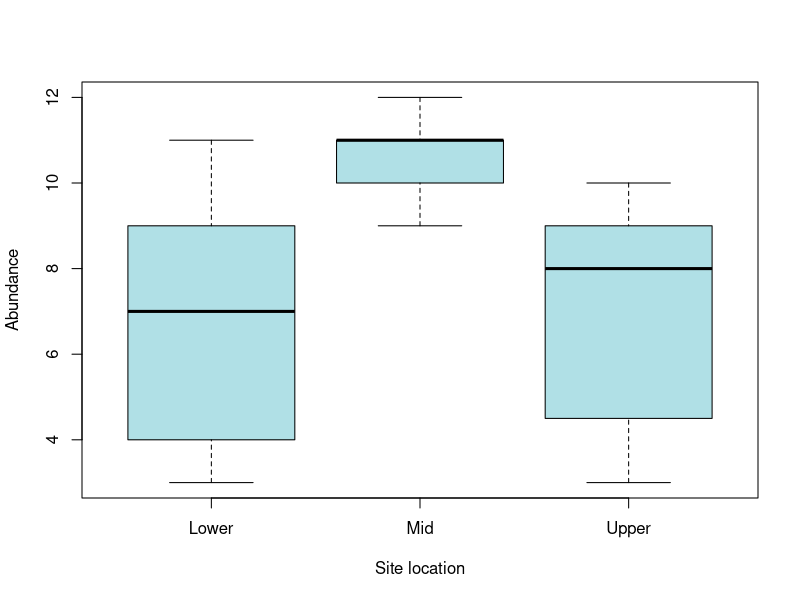
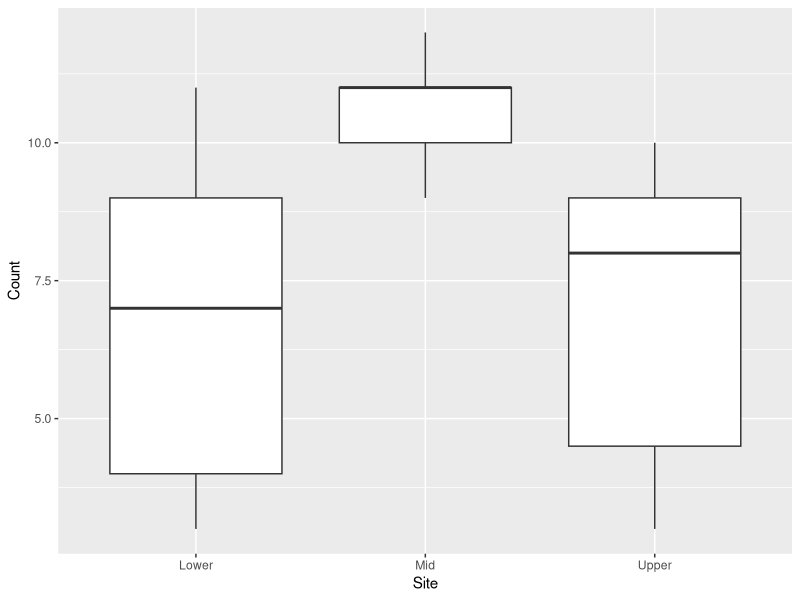
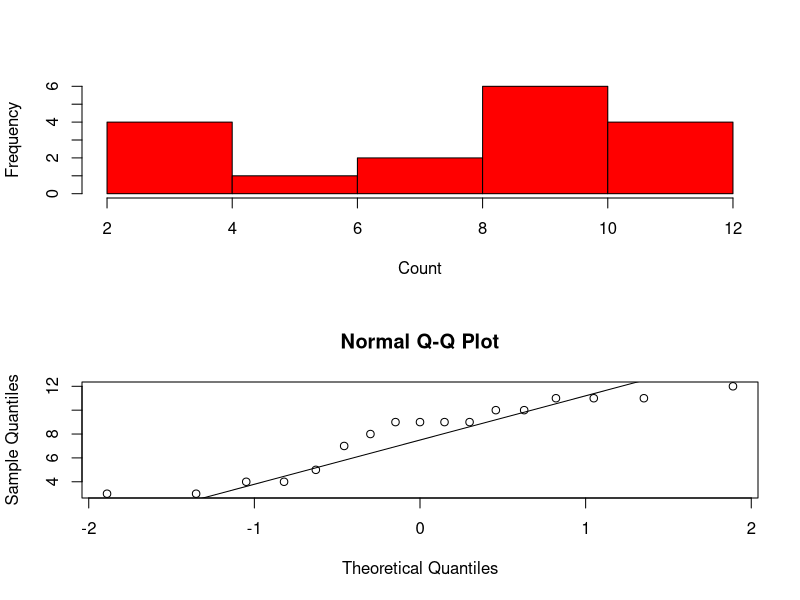

The R script that drew these images, in order: (Note: this script raises an error after producing the figures.)
## ---- chunk 1
library(tidyverse) # has library dplyr in in
library(ggfortify) # has the autoplot function for creating the validation plots
library(car) # for kruskal-Wallis test
library(coin) # for the Wilcox non-parametric test
## ---- chunk 2
Hog <- read.csv("Hoglouse.csv", header=TRUE)
## ---- chunk 3
glimpse(Hog) #in the dplyr library
str(Hog)
## ---- chunk 4
View(Hog)
## ---- chunk 5
Hog$FSite <- as.factor(Hog$Site)
## ---- chunk 6
boxplot(Hog$Count ~ Hog$ Site, col = "powderblue", xlab="Site location", ylab = "Abundance") # Not symetrical so not normally distributed
## ---- chunk 7
ggplot(Hog, aes(Site, Count)) + geom_boxplot() #+ xlab("Site location") + ylab("Abundance"))
## ---- chunk 8
par(mfrow = c(2, 1))
hist(Hog$Count, main = "", col = "red", xlab = "Count")
qqnorm(Hog$Count); qqline(Hog$Count)
## ---- chunk 9
shapiro.test(Hog$Count)
## ---- chunk 10
leveneTest(Hog$Count, Hog$Site) # looks fine
## ---- chunk 11
Upper <- subset(Hog, Site == "Upper")
Mid <- subset(Hog, Site == "Mid")
Lower <- subset(Hog, Site == "Lower")
var(Upper$Count)
var(Mid$Count)
var(Lower$Count)
## ---- chunk 12
kruskal.test(Hog$Count ~ Hog$Site)
## ---- chunk 13
Upper_Mid = filter(Hog,Site %in% c("Upper","Mid")) # uses dplyr to subset using multiple criteria
Mid_Lower = filter(Hog,Site %in% c("Mid","Lower"))
Upper_Lower = filter(Hog,Site %in% c("Upper","Lower"))
## ---- chunk 14
wilcox_test(Count ~ Site, data = Upper_Mid, distribution = "exact") 
wilcox_test(Count ~ Site, data = Mid_Lower, distribution = "exact") 
wilcox_test(Count ~ Site, data = Upper_Lower, distribution = "exact") 
## ---- chunk 15
Algal <- read.csv("Medley.csv")
## ---- chunk 16
glimpse(Algal)
## ---- chunk 17
Algal$ZINC <-as.factor(Algal$ZINC)
## ---- chunk 18
glimpse(Algal)
## ---- chunk 19
par(mfrow=c(1,2))
boxplot(DIVERSITY ~ ZINC, data = Algal, col = "blue", ylab = "Diversity")
qqnorm(Algal$DIVERSITY); qqline(Algal$DIVERSITY)
## ---- chunk 20
shapiro.test(Algal$DIVERSITY)
## ---- chunk 21
leveneTest(Algal$DIVERSITY, Algal$ZINC)
## ---- chunk 22
summary(aov(DIVERSITY ~ ZINC, data = Algal)) # Note we can nest the summary command in the Anova call
## ---- chunk 23
Model <- aov(DIVERSITY ~ ZINC, data = Algal)
summary(Model)
## ---- chunk 24
TukeyHSD(Model)
## ---- chunk 25
Limpet <- read.csv("Quinn.csv")
## ---- chunk 26
glimpse(Limpet)
## ---- chunk 27
Limpet$DENSITY <- as.factor(Limpet$DENSITY)
Limpet$SEASON <- as.factor(Limpet$SEASON)
## ---- chunk 28

par(mfrow=c(1,2))
plot(EGGS ~ DENSITY, data = Limpet, pch = 19,cex = 1.5,
     ylab = list("Eggs Produced", cex = 1.2))

plot(EGGS ~ SEASON, data = Limpet, pch = 19,cex = 1.5,
     ylab = list("Eggs Produced", cex = 1.2))
## ---- chunk 29
qqnorm(Limpet$EGGS); qqline(Limpet$EGGS)
## ---- chunk 30
shapiro.test(Limpet$EGGS)
## ---- chunk 31
leveneTest(EGGS~DENSITY, data = Limpet)
leveneTest(EGGS~SEASON, data = Limpet)

## ---- chunk 32
interaction.plot(Limpet$DENSITY, Limpet$SEASON, Limpet$EGGS, fun = mean)
## ---- chunk 33
Limpet_aov <- aov(EGGS ~ SEASON * DENSITY, data = Limpet)
## ---- chunk 34
summary(Limpet_aov)
## ---- chunk 35
par(mfrow = c(2, 2)) # set graphics device toplot four graphs in a 2 x 2 matrix
plot(Limpet_aov)
## ---- chunk 36
autoplot(Limpet_aov) # called from ggfortify library
